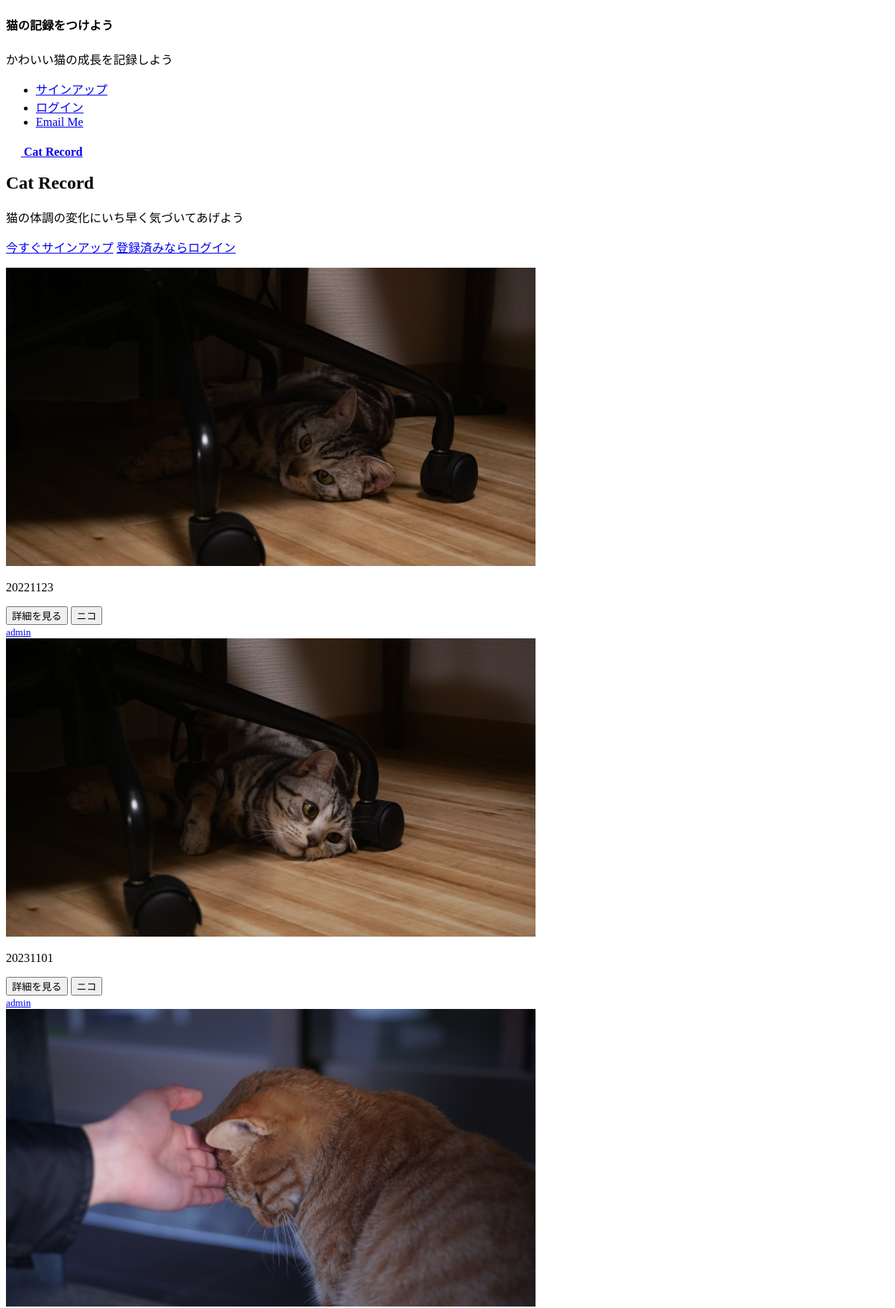
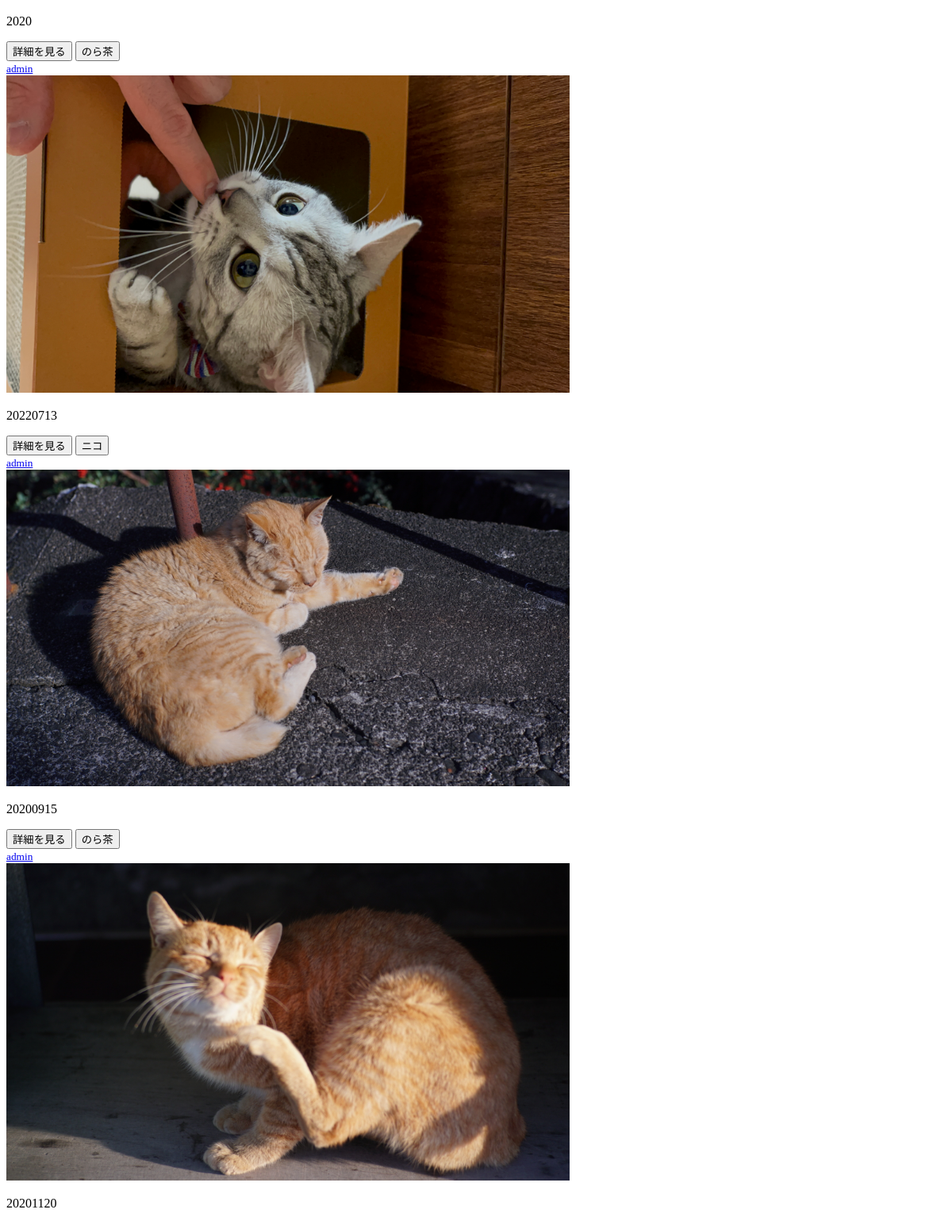
The page / (upper part) on the database its author committed (2 pictures, top to bottom).
### record/models.py (models this page shows, shortened)
class ConditionRecord(models.Model):
    user=models.ForeignKey(
        CustomUser,
        verbose_name='ユーザー',
        on_delete=models.PROTECT
        )
    catname=models.ForeignKey(
        CatName,
        verbose_name='猫の名前',
        on_delete=models.PROTECT
        )
    UNIT=(('g','g'),
        ('袋', '袋'),
        ('本','本'),
        ('個','個'))
    AMOUNT=(('すごく多い','すごく多い'),
        ('多い','多い'),
        ('いつも通り','いつも通り'),
        ('少ない','少ない'),
        ('すごく少ない','すごく少ない'))
    SCONDITION=(('カチコチ','カチコチ'),
        ('カタ','カタ'),
        ('いつも通り','いつも通り'),
        ('ヤワ','ヤワ'),
        ('シャバシャバ','シャバシャバ'))
    CONDITION=(('すごく良い','すごく良い'),
        ('良い','良い'),
        ('変わらず','変わらず'),
        ('悪い','悪い'),
        ('すごく悪い','すごく悪い'))
    CLINIC=(('通院日','通院日'),
            ('通院なし','通院なし'))
    NAIL=(('爪を切った','爪を切った'),
        ('爪切ってない','爪切ってない'))
    date=models.IntegerField(
        verbose_name='記録日'                   #フィールドのタイトル
        )
    food_category_bf=models.ForeignKey(
        FoodCategory,
        verbose_name='朝ごはんの種類',
        on_delete=models.PROTECT,
        related_name='food_category_bf',
        blank=True,
        null=True
        )
    food_amount_bf=models.DecimalField(
        verbose_name='朝ごはんの量',              #フィールドのタイトル
        max_digits=5,
        decimal_places=2,
        blank=True,
        null=True
        )
    food_unit_bf=models.CharField(
        verbose_name='朝ごはんの量の単位',        #フィールドのタイトル
        max_length=50,                           #最大文字数は50文字
        choices=UNIT,                            #unitフィールドにはUNITの要素のみを登録
        blank=True,
        null=True
        )
    food_category_l=models.ForeignKey(
        FoodCategory,
        verbose_name='昼ごはんの種類',
        on_delete=models.PROTECT,
        related_name='food_category_l',
        blank=True,
        null=True
        )
    food_amount_l=models.DecimalField(
        verbose_name='昼ごはんの量',              #フィールドのタイトル
        max_digits=5,
        decimal_places=2,
        blank=True,
        null=True
        )
    food_unit_l=models.CharField(
        verbose_name='昼ごはんの量の単位',        #フィールドのタイトル
        max_length=50,                           #最大文字数は50文字
        choices=UNIT,                            #unitフィールドにはUNITの要素のみを登録
        blank=True,
        null=True
        )
    food_category_d=models.ForeignKey(
        FoodCategory,
        verbose_name='夕ごはんの種類',
        on_delete=models.PROTECT,
        related_name='food_category_d',
        blank=True,
        null=True
        )
    food_amount_d=models.DecimalField(
        verbose_name='夕ごはんの量',              #フィールドのタイトル
        max_digits=5,
        decimal_places=2,
        blank=True,
        null=True
        )
    food_unit_d=models.CharField(
        verbose_name='夕ごはんの量の単位',        #フィールドのタイトル
        max_length=50,                           #最大文字数は50文字
        choices=UNIT,                            #unitフィールドにはUNITの要素のみを登録
        blank=True,
        null=True,
        )
    snack_category_1=models.ForeignKey(
        SnackCategory,
        verbose_name='おやつ1の種類',
        on_delete=models.PROTECT,
        related_name='snack_category_1',
        blank=True,
        null=True
        )
    snack_amount_1=models.DecimalField(
        verbose_name='おやつ1の量',              #フィールドのタイトル
        max_digits=5,
        decimal_places=2,
        blank=True,
        null=True
        )
    snack_unit_1=models.CharField(
        verbose_name='おやつ1の量の単位',        #フィールドのタイトル
        max_length=50,                          #最大文字数は50文字
        choices=UNIT,                           #unitフィールドにはUNITの要素のみを登録
        blank=True,
        null=True
        )
    snack_category_2=models.ForeignKey(
        SnackCategory,
        verbose_name='おやつ2の種類',
        on_delete=models.PROTECT,
        related_name='snack_category_2',
        blank=True,
        null=True
        )
    snack_amount_2=models.DecimalField(
        verbose_name='おやつ2の量',      #フィールドのタイトル
        max_digits=5,
        decimal_places=2,
        blank=True,
        null=True
        )
    snack_unit_2=models.CharField(
        verbose_name='おやつ2の量の単位',        #フィールドのタイトル
        max_length=50,                          #最大文字数は50文字
        choices=UNIT,                           #unitフィールドにはUNITの要素のみを登録
        blank=True,
        null=True
        )
    snack_category_3=models.ForeignKey(
        SnackCategory,
        verbose_name='おやつ3の種類',
        on_delete=models.PROTECT,
        related_name='snack_category_3',
        blank=True,
        null=True
        )
    snack_amount_3=models.DecimalField(
        verbose_name='おやつ3の量',      #フィールドのタイトル
        max_digits=5,
        decimal_places=2,
        blank=True,
        null=True
        )
    snack_unit_3=models.CharField(
        verbose_name='おやつ3の量の単位',        #フィールドのタイトル
        max_length=50,                          #最大文字数は50文字
        choices=UNIT,                           #unitフィールドにはUNITの要素のみを登録
        blank=True,
        null=True
        )
    urine_amount=models.CharField(
        verbose_name='尿の量',           #フィールドのタイトル
        max_length=50,                   #最大文字数は50文字
        choices=AMOUNT                   #urine_amountフィールドにはAMOUNTの要素のみを登録
        )
    stool_amount=models.CharField(
        verbose_name='便の量',          #フィールドのタイトル
        max_length=50,                  #最大文字数は50文字
        choices=AMOUNT                  #stool_amountフィールドにはAMOUNTの要素のみを登録
        )
    stool_condition=models.CharField(
        verbose_name='便の状態',       #フィールドのタイトル
        max_length=50,                 #最大文字数は50文字
        choices=SCONDITION             #stool_conditionフィールドにはSCONDITIONの要素のみを登録
        )
    physical_condition=models.CharField(
        verbose_name='元気度数',       #フィールドのタイトル
        max_length=50,                 #最大文字数は50文字
        choices=CONDITION              #physical_conditionフィールドにはCONDITIONの要素のみを登録
        )
    damage=models.CharField(
        verbose_name='傷の状態',       #フィールドのタイトル
        max_length=50,                 #最大文字数は50文字
        choices=CONDITION              #damageフィールドにはCONDITIONの要素のみを登録
        )
    clinic=models.CharField(
        verbose_name='通院日',         #フィールドのタイトル
        max_length=50,                 #最大文字数は50文字
        choices=CLINIC                 #clinicフィールドにはCLINICの要素のみを登録
        )
    cut_nail=models.CharField(
        verbose_name='爪切り',         #フィールドのタイトル
        max_length=50,                 #最大文字数は50文字
        choices=NAIL                   #cut_nailフィールドにはNAILの要素のみを登録
        )
    weight=models.DecimalField(
        verbose_name='体重',            #フィールドのタイトル
        max_digits=5,
        decimal_places=2,
        blank=True,
        null=True
        )
    comment=models.TextField(
        verbose_name='その他',
        max_length=200,
        blank=True,
        null=True
        )
    image=models.ImageField(
        verbose_name='イメージ',
        upload_to='photos'
        )
    posted_at=models.DateTimeField(
        verbose_name='投稿日時',         #フィールドのタイトル
        auto_now_add=True                #日時を自動追加
        )

class CatName(models.Model):
    title=models.CharField(
        verbose_name='猫の名前',                      #フィールドのタイトル
        max_length=30)

### accounts/models.py (models this page shows)
class CustomUser(AbstractUser):
    pass

### record/views.py (the view)
# urls.py: path('', views.IndexView.as_view(), name='index'),
class IndexView(ListView):
    template_name='index.html'
    queryset=ConditionRecord.objects.order_by('-posted_at')
    paginate_by=7

### record/templates/index.html (shortened to what this page needs)
{% extends 'base.html' %}
    {% block contents %}
        {% include "records_title.html" %}
        {% include "records_list.html" %}
    {% endblock %}

### record/templates/records_list.html (shortened to what this page needs)
<div class="container">
    <div class="row row-cols-1 row-cols-sm-2 row-cols-md-3 g-3">
        {% for record in object_list %}
        <div class="col">
            <div class="card shadow-sm">
                <img src="{{ record.image.url }}"
                    class="bg-placeholder-img card-img-top"
                    width="60%" height="60%"
                    xmlns="http://www.w3.org/2000/svg"
                    roll="img" aria-label="Placeholder: Thumbnail"
                    preserveAspectRatio="xMidYMid slice"
                    focusable="false">
                    <rect width="100%" height="100%" fill="#55595c"/>
                <div class="card-body">
                    <p class="card-text">
                        {{ record.date }}
                    </p>
                    <div class="d-flex justify-content-between align-items-center">
                        <div class="btn-group">
                            <button type="button"
                                    class="btn btn-sm btn-outline-secondary"
                                    onclick="location.href='{% url 'record:record_detail' record.pk %}'">
                                    詳細を見る</button>
                            <button type="button"
                                    class="btn btn-sm btn-outline-secondary"
                                    onclick="location.href='{% url 'record:records_catname' catname=record.catname.id %}'">
                                    {{ record.catname.title }}</button>
                        </div>
                        <a href="{% url 'record:user_list' user=record.user.id %}">
                            <small class="text-muted">{{ record.user.username }}</small>
                        </a>
                    </div>
                </div>
            </div>
        </div>
        {% endfor %}
    </div>
</div>

### rows shown on the page
ConditionRecord: image (picture), date "20221123", catname "ニコ", user.username "admin"
ConditionRecord: image (picture), date "20231101", catname "ニコ", user.username "admin"
ConditionRecord: image (picture), date "2020", catname "のら茶", user.username "admin"
ConditionRecord: image (picture), date "20220713", catname "ニコ", user.username "admin"
ConditionRecord: image (picture), date "20200915", catname "のら茶", user.username "admin"
ConditionRecord: image (picture), date "20201120"
